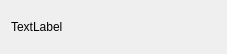
<?xml version="1.0" encoding="UTF-8"?>
<ui version="4.0">
 <class>MPNSuggestionWindow</class>
 <widget class="QDialog" name="MPNSuggestionWindow">
  <property name="geometry">
   <rect>
    <x>0</x>
    <y>0</y>
    <width>227</width>
    <height>54</height>
   </rect>
  </property>
  <property name="windowTitle">
   <string>Dialog</string>
  </property>
  <layout class="QGridLayout" name="gridLayout">
   <item row="0" column="0">
    <widget class="QLabel" name="suggestionLabel">
     <property name="text">
      <string>TextLabel</string>
     </property>
    </widget>
   </item>
  </layout>
 </widget>
 <resources/>
 <connections/>
</ui>
